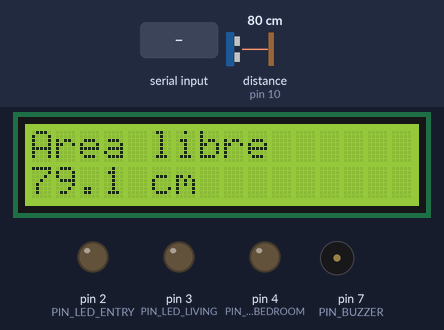
This sketch was run on a simulated Arduino Uno, built with avr-gcc and run on an emulated ATmega328P. On the bench: 16×2 character LCD, output pins drawn as LEDs (lit = HIGH), buzzer (waves = sounding). Wiring (inferred from the names in the program): ultrasonic range finder: trigger pin 9; echo pin 10. The inputs (shaded band) are chosen by the test bench; at power-on: distance to the obstacle (sensor on pin 10) 80 cm. The echo pulse lasts 58.3 µs per cm; pins used as bus, display or sensor lines are not drawn; what the sketch prints to the serial monitor is not drawn.

Above: at 1.3 s.
1.4 s: distance to the obstacle (sensor on pin 10) set to 33 cm
At 2.4 s:
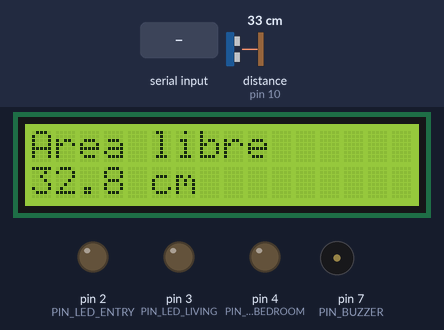
3.5 s: distance to the obstacle (sensor on pin 10) set to 28 cm
At 4.6 s:
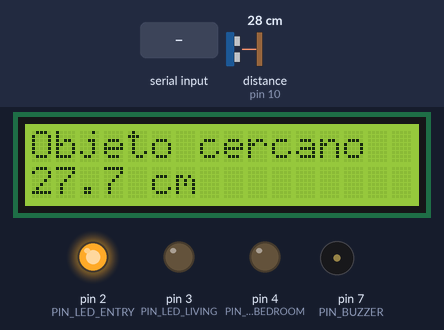
5.1 s: "LIVING_ON\n" received over Serial
At 6.1 s:
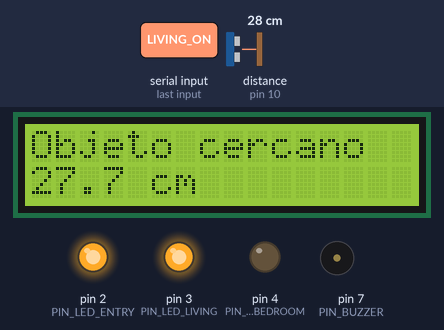
6.6 s: distance to the obstacle (sensor on pin 10) set to 120 cm
At 7.8 s:
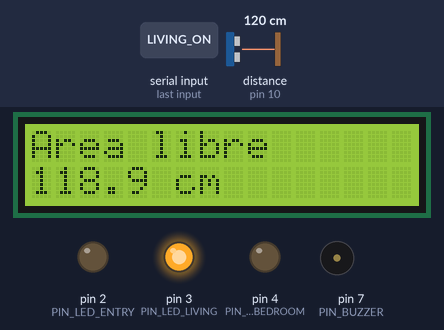
9.7 s: "BEDROOM_ON\n" received over Serial
At 12.3 s:
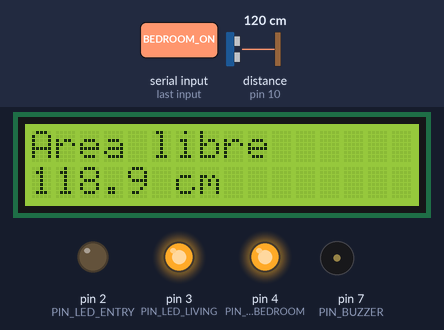
12.6 s: "LIVING_OFF\n" received over Serial
At 13.8 s:
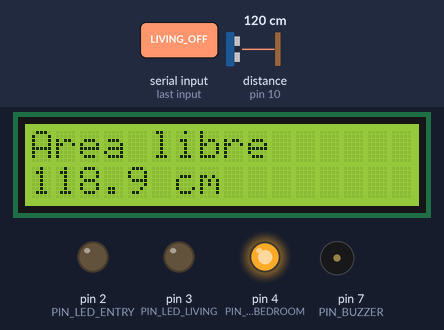
Timing chart, 0 to 15.6 s (numbered marks = the images above; inputs shaded):
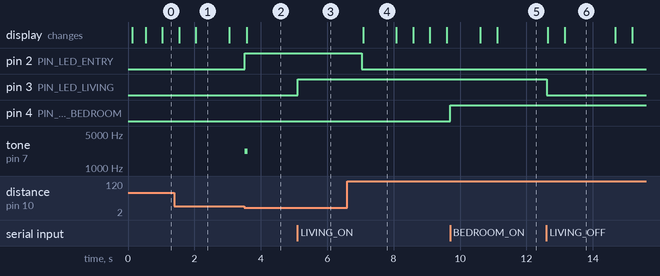

Measured:
- the behaviour switches between 31 and 30 cm on distance to the obstacle (sensor on pin 10) (found by bisection; images 1 and 2)
- after the input at 1.4 s, the display: first changes after 0.14 s (image 1 shows a later state)
- after the input at 3.5 s, pin 2 (PIN_LED_ENTRY): LOW → HIGH at once; tone on pin 7 (PIN_BUZZER): silent → 2200 Hz at once, → silent 0.08 s later; the display: changes after 0.07 s (image 2)
- after the input at 5.1 s, pin 3 (PIN_LED_LIVING): LOW → HIGH at once
- after the input at 6.6 s, pin 2 (PIN_LED_ENTRY): HIGH → LOW after 0.44 s; the display: changes after 0.49 s (image 4)
- after the input at 9.7 s, pin 4 (PIN_LED_BEDROOM): LOW → HIGH at once; the display: first changes after 0.92 s (image 5 shows a later state)
- after the input at 12.6 s, pin 3 (PIN_LED_LIVING): HIGH → LOW at once

The sketch:

SmartEnergyGuardian.ino
```cpp
/*
 * SMART ENERGY HOME — Arduino Uno
 * Protocolo serial 9600 baud, líneas terminadas en \n (ver dashboard Python).
 *
 * Servos (D5 puerta, D6 ventana):
 *   - SERVOS_ENABLED debe permanecer en false hasta confirmar alimentación externa
 *     de 5 V adecuada para los servos y GND común con el Arduino.
 *   - NO alimentar los servos desde el USB del Arduino.
 *   - Conexión futura: señal → D5 / D6; +5 V externo → servo V+; GND externo → GND Arduino.
 */

#include <Wire.h>
#include <Servo.h>
#include <LiquidCrystal_I2C.h>

#define ENABLE_INA219 false

#if ENABLE_INA219
#include <Adafruit_INA219.h>
#endif

// ---------------------------------------------------------------------------
// Configuración de hardware (cambiar solo cuando el cableado esté listo)
// ---------------------------------------------------------------------------

// Cambiar a true SOLO tras alimentación externa 5 V + GND común verificados.
const bool SERVOS_ENABLED = false;

// Dirección I2C típica del LCD 16x2 (0x27 o 0x3F según módulo).
const uint8_t LCD_I2C_ADDR = 0x27;

// ---------------------------------------------------------------------------
// Pines
// ---------------------------------------------------------------------------
const int PIN_LED_ENTRY = 2;
const int PIN_LED_LIVING = 3;
const int PIN_LED_BEDROOM = 4;
const int PIN_SERVO_DOOR = 5;
const int PIN_SERVO_WINDOW = 6;
const int PIN_BUZZER = 7;
const int PIN_ULTRASONIC_TRIG = 9;
const int PIN_ULTRASONIC_ECHO = 10;

const int SERVO_ANGLE_OPEN = 90;
const int SERVO_ANGLE_CLOSED = 0;

const float PROXIMITY_THRESHOLD_CM = 30.0f;
const unsigned long DISTANCE_PUBLISH_MS = 500UL;
const unsigned long ENERGY_PUBLISH_MS = 1000UL;
const unsigned long LCD_ALT_TOGGLE_MS = 3000UL;
const unsigned long ALARM_BEEP_INTERVAL_MS = 500UL;
const unsigned long SHORT_BEEP_MS = 80UL;
const unsigned long US_ECHO_TIMEOUT_US = 30000UL;

LiquidCrystal_I2C lcd(LCD_I2C_ADDR, 16, 2);
Servo servoDoor;
Servo servoWindow;

#if ENABLE_INA219
Adafruit_INA219 ina219;
bool ina219Ready = false;
#endif

bool lightEntry = false;
bool lightLiving = false;
bool lightBedroom = false;
bool proximityNear = false;
bool alarmActive = false;
bool doorOpen = false;
bool windowOpen = false;

bool servosAttached = false;

float lastDistanceCm = -1.0f;
bool hasValidDistance = false;

String serialBuffer;

// Ultrasónico sin delay() bloqueante
enum UltrasonicState { US_IDLE, US_WAIT_RISE, US_WAIT_FALL };
UltrasonicState usState = US_IDLE;
unsigned long usLastCycleMs = 0;
unsigned long usTriggerUs = 0;
unsigned long usEchoRiseUs = 0;

unsigned long lastEnergyPublishMs = 0;
unsigned long lcdAltToggleMs = 0;
bool lcdEnergyScreenActive = false;

bool shortBeepActive = false;
unsigned long shortBeepEndMs = 0;

unsigned long alarmToggleMs = 0;
bool alarmToneHigh = false;

// ---------------------------------------------------------------------------
// LCD
// ---------------------------------------------------------------------------
void lcdShowBoot() {
  lcd.clear();
  lcd.setCursor(0, 0);
  lcd.print(F("SMART ENERGY"));
  lcd.setCursor(0, 1);
  lcd.print(F("Iniciando..."));
}

void lcdShowMain() {
  lcd.clear();
  if (proximityNear) {
    lcd.setCursor(0, 0);
    lcd.print(F("Objeto cercano"));
  } else {
    lcd.setCursor(0, 0);
    lcd.print(F("Area libre"));
  }
  lcd.setCursor(0, 1);
  if (hasValidDistance) {
    lcd.print(lastDistanceCm, 1);
    lcd.print(F(" cm"));
  } else {
    lcd.print(F("-- cm"));
  }
}

#if ENABLE_INA219
void lcdDisplayEnergy(float volts, float amps, float watts) {
  lcd.clear();
  lcd.setCursor(0, 0);
  lcd.print(F("Energia INA219"));
  lcd.setCursor(0, 1);
  lcd.print(volts, 1);
  lcd.print(F("V "));
  lcd.print(watts, 1);
  lcd.print(F("W"));
}
#endif

void refreshLcdIfNeeded() {
#if ENABLE_INA219
  if (ina219Ready && lcdEnergyScreenActive) {
    return;  // Pantalla de energía se actualiza al publicar ENERGY
  }
#endif
  lcdShowMain();
}

void updateLcdAlternate() {
#if ENABLE_INA219
  if (!ina219Ready) {
    lcdEnergyScreenActive = false;
    return;
  }
  unsigned long now = millis();
  if (now - lcdAltToggleMs >= LCD_ALT_TOGGLE_MS) {
    lcdAltToggleMs = now;
    lcdEnergyScreenActive = !lcdEnergyScreenActive;
    if (!lcdEnergyScreenActive) {
      lcdShowMain();
    }
  }
#else
  lcdEnergyScreenActive = false;
#endif
}

// ---------------------------------------------------------------------------
// LEDs y buzzer
// ---------------------------------------------------------------------------
void setLightEntry(bool on) {
  if (lightEntry == on) {
    return;
  }
  lightEntry = on;
  digitalWrite(PIN_LED_ENTRY, on ? HIGH : LOW);
  Serial.println(on ? F("LIGHT:ENTRY:ON") : F("LIGHT:ENTRY:OFF"));
}

void setLightLiving(bool on) {
  if (lightLiving == on) {
    return;
  }
  lightLiving = on;
  digitalWrite(PIN_LED_LIVING, on ? HIGH : LOW);
  Serial.println(on ? F("LIGHT:LIVING:ON") : F("LIGHT:LIVING:OFF"));
}

void setLightBedroom(bool on) {
  if (lightBedroom == on) {
    return;
  }
  lightBedroom = on;
  digitalWrite(PIN_LED_BEDROOM, on ? HIGH : LOW);
  Serial.println(on ? F("LIGHT:BEDROOM:ON") : F("LIGHT:BEDROOM:OFF"));
}

void startShortBeep() {
  if (alarmActive) {
    return;
  }
  tone(PIN_BUZZER, 2200);
  shortBeepActive = true;
  shortBeepEndMs = millis() + SHORT_BEEP_MS;
}

void setAlarm(bool on) {
  if (alarmActive == on) {
    return;
  }
  alarmActive = on;
  if (alarmActive) {
    alarmToggleMs = millis();
    alarmToneHigh = false;
    Serial.println(F("BUZZER:ON"));
  } else {
    noTone(PIN_BUZZER);
    shortBeepActive = false;
    Serial.println(F("BUZZER:OFF"));
  }
}

void updateBuzzer() {
  if (alarmActive) {
    unsigned long now = millis();
    if (now - alarmToggleMs >= ALARM_BEEP_INTERVAL_MS) {
      alarmToggleMs = now;
      alarmToneHigh = !alarmToneHigh;
      if (alarmToneHigh) {
        tone(PIN_BUZZER, 1500);
      } else {
        noTone(PIN_BUZZER);
      }
    }
    return;
  }
  if (shortBeepActive && millis() >= shortBeepEndMs) {
    noTone(PIN_BUZZER);
    shortBeepActive = false;
  }
}

// ---------------------------------------------------------------------------
// Servos (solo si SERVOS_ENABLED)
// ---------------------------------------------------------------------------
void attachServosIfEnabled() {
  if (!SERVOS_ENABLED || servosAttached) {
    return;
  }
  servoDoor.attach(PIN_SERVO_DOOR);
  servoWindow.attach(PIN_SERVO_WINDOW);
  servoDoor.write(SERVO_ANGLE_CLOSED);
  servoWindow.write(SERVO_ANGLE_CLOSED);
  doorOpen = false;
  windowOpen = false;
  servosAttached = true;
}

void reportServoPowerRequired() {
  Serial.println(F("SERVO:POWER_REQUIRED"));
  Serial.println(F("Servos deshabilitados: use 5V externo y GND comun; luego SERVOS_ENABLED=true"));
}

void setDoorOpen(bool open) {
  if (!SERVOS_ENABLED) {
    reportServoPowerRequired();
    return;
  }
  attachServosIfEnabled();
  if (doorOpen == open) {
    return;
  }
  doorOpen = open;
  servoDoor.write(open ? SERVO_ANGLE_OPEN : SERVO_ANGLE_CLOSED);
  Serial.println(open ? F("DOOR:OPEN") : F("DOOR:CLOSED"));
}

void setWindowOpen(bool open) {
  if (!SERVOS_ENABLED) {
    reportServoPowerRequired();
    return;
  }
  attachServosIfEnabled();
  if (windowOpen == open) {
    return;
  }
  windowOpen = open;
  servoWindow.write(open ? SERVO_ANGLE_OPEN : SERVO_ANGLE_CLOSED);
  Serial.println(open ? F("WINDOW:OPEN") : F("WINDOW:CLOSED"));
}

// ---------------------------------------------------------------------------
// Proximidad y distancia
// ---------------------------------------------------------------------------
void publishDistance(float cm) {
  Serial.print(F("DISTANCE:"));
  Serial.println(cm, 1);
}

void onProximityChanged(bool near) {
  proximityNear = near;
  if (near) {
    Serial.println(F("PROXIMITY:NEAR"));
    setLightEntry(true);
    startShortBeep();
  } else {
    Serial.println(F("PROXIMITY:FAR"));
    setLightEntry(false);
  }
  lcdShowMain();
}

void evaluateProximity(float cm) {
  bool near = (cm < PROXIMITY_THRESHOLD_CM);
  if (near != proximityNear) {
    onProximityChanged(near);
  }
}

void updateUltrasonic() {
  unsigned long nowMs = millis();

  switch (usState) {
    case US_IDLE:
      if (nowMs - usLastCycleMs < DISTANCE_PUBLISH_MS) {
        return;
      }
      digitalWrite(PIN_ULTRASONIC_TRIG, LOW);
      delayMicroseconds(2);
      digitalWrite(PIN_ULTRASONIC_TRIG, HIGH);
      delayMicroseconds(10);
      digitalWrite(PIN_ULTRASONIC_TRIG, LOW);
      usTriggerUs = micros();
      usState = US_WAIT_RISE;
      break;

    case US_WAIT_RISE:
      if (digitalRead(PIN_ULTRASONIC_ECHO) == HIGH) {
        usEchoRiseUs = micros();
        usState = US_WAIT_FALL;
      } else if (micros() - usTriggerUs > US_ECHO_TIMEOUT_US) {
        usLastCycleMs = nowMs;
        usState = US_IDLE;
      }
      break;

    case US_WAIT_FALL:
      if (digitalRead(PIN_ULTRASONIC_ECHO) == LOW) {
        unsigned long durationUs = micros() - usEchoRiseUs;
        float cm = (durationUs * 0.034f) / 2.0f;
        if (cm > 1.0f && cm < 400.0f) {
          lastDistanceCm = cm;
          hasValidDistance = true;
          publishDistance(cm);
          evaluateProximity(cm);
          if (!lcdEnergyScreenActive) {
            lcd.setCursor(0, 1);
            lcd.print(F("                "));
            lcd.setCursor(0, 1);
            lcd.print(lastDistanceCm, 1);
            lcd.print(F(" cm"));
          }
        }
        usLastCycleMs = nowMs;
        usState = US_IDLE;
      } else if (micros() - usEchoRiseUs > US_ECHO_TIMEOUT_US) {
        usLastCycleMs = nowMs;
        usState = US_IDLE;
      }
      break;
  }
}

#if ENABLE_INA219
void updateEnergy() {
  if (!ina219Ready) {
    return;
  }
  unsigned long now = millis();
  if (now - lastEnergyPublishMs < ENERGY_PUBLISH_MS) {
    return;
  }
  lastEnergyPublishMs = now;

  float volts = ina219.getBusVoltage_V();
  float amps = ina219.getCurrent_mA() / 1000.0f;
  float watts = ina219.getPower_mW() / 1000.0f;

  Serial.print(F("ENERGY:V="));
  Serial.print(volts, 2);
  Serial.print(F(",I="));
  Serial.print(amps, 2);
  Serial.print(F(",P="));
  Serial.println(watts, 2);

  if (lcdEnergyScreenActive) {
    lcdDisplayEnergy(volts, amps, watts);
  }
}
#endif

// ---------------------------------------------------------------------------
// Comandos serial
// ---------------------------------------------------------------------------
void sendStatus() {
  Serial.println(lightEntry ? F("LIGHT:ENTRY:ON") : F("LIGHT:ENTRY:OFF"));
  Serial.println(lightLiving ? F("LIGHT:LIVING:ON") : F("LIGHT:LIVING:OFF"));
  Serial.println(lightBedroom ? F("LIGHT:BEDROOM:ON") : F("LIGHT:BEDROOM:OFF"));

  if (proximityNear) {
    Serial.println(F("PROXIMITY:NEAR"));
  } else {
    Serial.println(F("PROXIMITY:FAR"));
  }

  if (SERVOS_ENABLED) {
    Serial.println(doorOpen ? F("DOOR:OPEN") : F("DOOR:CLOSED"));
    Serial.println(windowOpen ? F("WINDOW:OPEN") : F("WINDOW:CLOSED"));
  }

  Serial.println(alarmActive ? F("BUZZER:ON") : F("BUZZER:OFF"));

  if (hasValidDistance) {
    publishDistance(lastDistanceCm);
  }

#if ENABLE_INA219
  if (ina219Ready) {
    float volts = ina219.getBusVoltage_V();
    float amps = ina219.getCurrent_mA() / 1000.0f;
    float watts = ina219.getPower_mW() / 1000.0f;
    Serial.print(F("ENERGY:V="));
    Serial.print(volts, 2);
    Serial.print(F(",I="));
    Serial.print(amps, 2);
    Serial.print(F(",P="));
    Serial.println(watts, 2);
  }
#endif
}

void processCommand(const String &cmd) {
  if (cmd.equals("ENTRY_ON")) {
    setLightEntry(true);
    return;
  }
  if (cmd.equals("ENTRY_OFF")) {
    setLightEntry(false);
    return;
  }
  if (cmd.equals("LIVING_ON")) {
    setLightLiving(true);
    return;
  }
  if (cmd.equals("LIVING_OFF")) {
    setLightLiving(false);
    return;
  }
  if (cmd.equals("BEDROOM_ON")) {
    setLightBedroom(true);
    return;
  }
  if (cmd.equals("BEDROOM_OFF")) {
    setLightBedroom(false);
    return;
  }
  if (cmd.equals("DOOR_OPEN")) {
    setDoorOpen(true);
    return;
  }
  if (cmd.equals("DOOR_CLOSE")) {
    setDoorOpen(false);
    return;
  }
  if (cmd.equals("WINDOW_OPEN")) {
    setWindowOpen(true);
    return;
  }
  if (cmd.equals("WINDOW_CLOSE")) {
    setWindowOpen(false);
    return;
  }
  if (cmd.equals("ALARM_ON")) {
    setAlarm(true);
    return;
  }
  if (cmd.equals("ALARM_OFF")) {
    setAlarm(false);
    return;
  }
  if (cmd.equals("STATUS")) {
    sendStatus();
    return;
  }

  Serial.println(F("ERROR:UNKNOWN_COMMAND"));
}

void readSerialCommands() {
  while (Serial.available() > 0) {
    char c = static_cast<char>(Serial.read());
    if (c == '\n' || c == '\r') {
      if (serialBuffer.length() > 0) {
        serialBuffer.trim();
        processCommand(serialBuffer);
        serialBuffer = "";
      }
    } else if (serialBuffer.length() < 48) {
      serialBuffer += c;
    }
  }
}

// ---------------------------------------------------------------------------
// Arduino
// ---------------------------------------------------------------------------
void setup() {
  pinMode(PIN_LED_ENTRY, OUTPUT);
  pinMode(PIN_LED_LIVING, OUTPUT);
  pinMode(PIN_LED_BEDROOM, OUTPUT);
  pinMode(PIN_BUZZER, OUTPUT);
  pinMode(PIN_ULTRASONIC_TRIG, OUTPUT);
  pinMode(PIN_ULTRASONIC_ECHO, INPUT);

  digitalWrite(PIN_LED_ENTRY, LOW);
  digitalWrite(PIN_LED_LIVING, LOW);
  digitalWrite(PIN_LED_BEDROOM, LOW);
  digitalWrite(PIN_BUZZER, LOW);
  digitalWrite(PIN_ULTRASONIC_TRIG, LOW);

  lightEntry = false;
  lightLiving = false;
  lightBedroom = false;
  proximityNear = false;

  Wire.begin();

  lcd.init();
  lcd.backlight();
  lcdShowBoot();

  Serial.begin(9600);
  Serial.println(F("READY"));

#if ENABLE_INA219
  ina219Ready = ina219.begin();
  if (!ina219Ready) {
    Serial.println(F("INA219:INIT_FAILED"));
  }
#else
  // Sin INA219: no se envían valores de energía inventados.
#endif

  if (SERVOS_ENABLED) {
    attachServosIfEnabled();
  }

  delay(20);  // Breve pausa para estabilizar LCD tras READY (<= 20 ms permitido).
  lcdShowMain();
  lcdAltToggleMs = millis();
}

void loop() {
  readSerialCommands();
  updateUltrasonic();
  updateBuzzer();
  updateLcdAlternate();
#if ENABLE_INA219
  updateEnergy();
#endif
}
```
